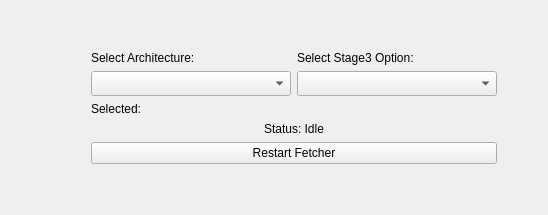
<?xml version="1.0" encoding="UTF-8"?>
<ui version="4.0">
 <class>StageChoosePage</class>
 <widget class="QWidget" name="StageChoosePage">
  <layout class="QVBoxLayout" name="outerVerticalLayout">
   <item>
    <spacer name="verticalSpacerTop">
     <property name="orientation">
      <enum>Qt::Vertical</enum>
     </property>
     <property name="sizeType">
      <enum>QSizePolicy::Expanding</enum>
     </property>
     <property name="sizeHint" stdset="0">
      <size>
       <width>20</width>
       <height>40</height>
      </size>
     </property>
    </spacer>
   </item>
   <item>
    <layout class="QHBoxLayout" name="horizontalCenteringLayout">
     <item>
      <spacer name="horizontalSpacerLeft">
       <property name="orientation">
        <enum>Qt::Horizontal</enum>
       </property>
       <property name="sizeType">
        <enum>QSizePolicy::Expanding</enum>
       </property>
       <property name="sizeHint" stdset="0">
        <size>
         <width>80</width>
         <height>20</height>
        </size>
       </property>
      </spacer>
     </item>
     <item>
      <layout class="QVBoxLayout" name="verticalLayout">
       <item>
        <layout class="QHBoxLayout" name="topLabelsLayout">
         <item>
          <widget class="QLabel" name="archLabel">
           <property name="text">
            <string>Select Architecture:</string>
           </property>
          </widget>
         </item>
         <item>
          <widget class="QLabel" name="variantLabel">
           <property name="text">
            <string>Select Stage3 Option:</string>
           </property>
          </widget>
         </item>
        </layout>
       </item>
       <item>
        <layout class="QHBoxLayout" name="comboBoxesLayout">
        <item>
        <widget class="QComboBox" name="architectureComboBox">
        <property name="minimumSize">
            <size>
            <width>200</width>
            <height>25</height>
            </size>
        </property>
        <property name="maximumSize">
            <size>
            <width>200</width>
            <height>25</height>
            </size>
        </property>
        </widget>
        </item>
        <item>
        <widget class="QComboBox" name="variantComboBox">
        <property name="minimumSize">
            <size>
            <width>200</width>
            <height>25</height>
            </size>
        </property>
        <property name="maximumSize">
            <size>
            <width>200</width>
            <height>25</height>
            </size>
        </property>
        </widget>
        </item>
        </layout>
       </item>
       <item>
        <widget class="QLabel" name="selectedTarballLabel">
         <property name="text">
          <string>Selected: </string>
         </property>
        </widget>
       </item>
       <item>
        <widget class="QLabel" name="fetcherStatusLabel">
         <property name="text">
          <string>Status: Idle</string>
         </property>
         <property name="alignment">
          <set>Qt::AlignCenter</set>
         </property>
        </widget>
       </item>
       <item>
        <widget class="QPushButton" name="restartFetcherButton">
         <property name="text">
          <string>Restart Fetcher</string>
         </property>
         <property name="visible">
          <bool>false</bool>
         </property>
        </widget>
       </item>
      </layout>
     </item>
     <item>
      <spacer name="horizontalSpacerRight">
       <property name="orientation">
        <enum>Qt::Horizontal</enum>
       </property>
       <property name="sizeType">
        <enum>QSizePolicy::Expanding</enum>
       </property>
       <property name="sizeHint" stdset="0">
        <size>
         <width>40</width>
         <height>20</height>
        </size>
       </property>
      </spacer>
     </item>
    </layout>
   </item>
   <item>
    <spacer name="verticalSpacerBottom">
     <property name="orientation">
      <enum>Qt::Vertical</enum>
     </property>
     <property name="sizeType">
      <enum>QSizePolicy::Expanding</enum>
     </property>
     <property name="sizeHint" stdset="0">
      <size>
       <width>20</width>
       <height>40</height>
      </size>
     </property>
    </spacer>
   </item>
  </layout>
 </widget>
 <resources/>
 <connections/>
</ui>
